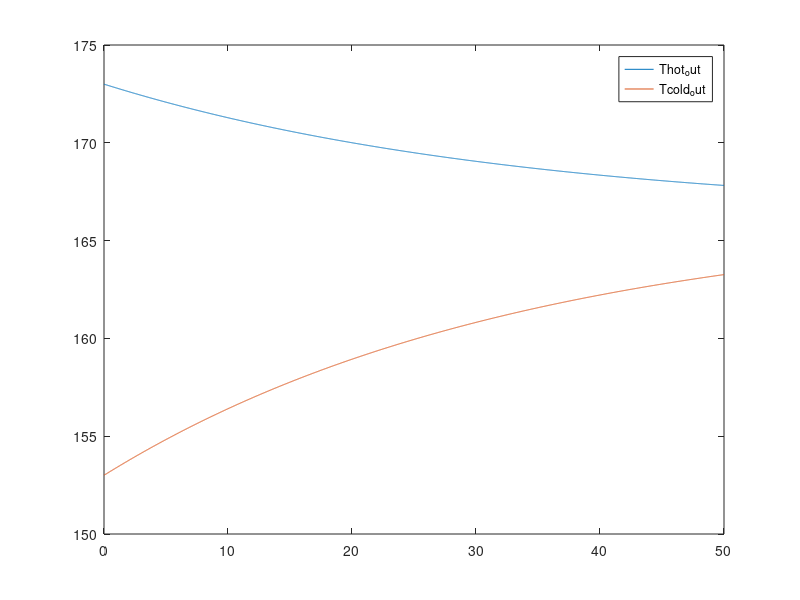
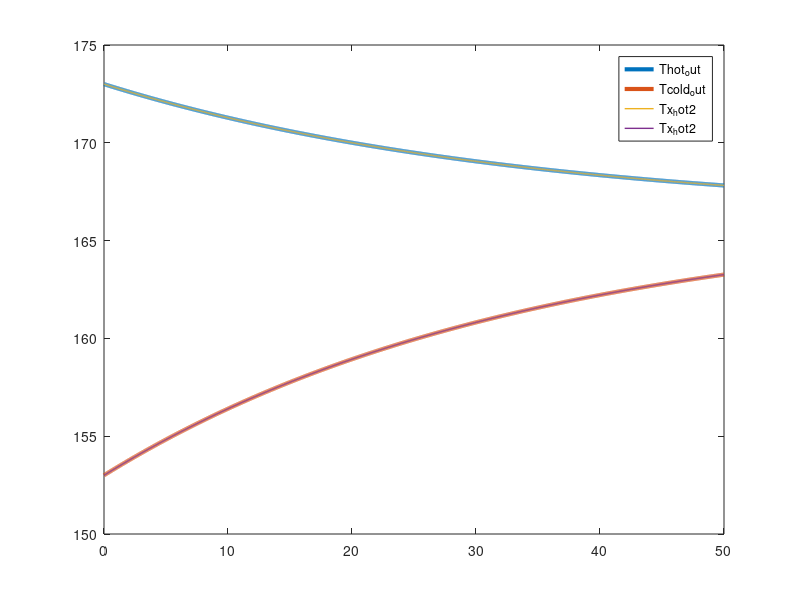

Source code (MATLAB) for these figures, in order:
function Two_squares ()
clc;
close all;
pipe_hot = GetPipe_hot();
pipe_cold = GetPipe_cold();


x = 0:0.01:pipe_hot.L;

%[Tx_hot, Tx_cold]=CalcEuler(173, 153, 50, 35, x, pipe_hot, pipe_cold);
[Thot_out, Tcold_out]= FinalTemperatures(173, 153, 50, 35, x, pipe_hot, pipe_cold);
[Tx_hot2, Tx_cold2]=CalcEuler3(173, 153, 50, 35, x, pipe_hot, pipe_cold);
% [Thot_out2, Tcold_out2]= FinalTemperatures2(173, 153, 50, 35, x, pipe_hot, pipe_cold); 

plot (x,Thot_out, x,Tcold_out)
legend('Thot_out', 'Tcold_out')

figure
%plot(x,Tx_hot, 'LineWidth', 1)
%hold on
%plot(x,Tx_cold, 'LineWidth', 1)
%hold on
plot(x,Thot_out, 'LineWidth', 3)
hold on
plot(x,Tcold_out, 'LineWidth', 3)
hold on
plot (x,Tx_hot2, 'LineWidth', 1); 
hold on
plot (x,Tx_cold2, 'LineWidth', 1);
hold on
legend('Thot_out', 'Tcold_out', 'Tx_hot2', 'Tx_hot2')
hold off

end


function lambdatr = lambda_altshul(Re, Eps)

lambdatr=0.11*(Eps+68/Re)^(1/4);

end
% Метод Эйлера
function [Tx_hot, Tx_cold]=CalcEuler(Thot_in, Tcold_in, Ghot, Gcold, x, pipe_hot, pipe_cold)

S_hot= pi * pipe_hot.din^2 / 4;
v_hot=Ghot/(pipe_hot.density*S_hot);
Eps_hot=0.015/pipe_hot.din;
Re_hot=v_hot*pipe_hot.din/pipe_hot.Ny;
lambdatr_hot=lambda_altshul(Re_hot, Eps_hot);

S_cold = pi * pipe_cold.din^2 / 4;
v_cold=Gcold/(pipe_cold.density*S_cold);
Eps_cold=0.015/pipe_cold.din;
Re_cold=v_cold*pipe_cold.din/pipe_cold.Ny;
lambdatr_cold=lambda_altshul(Re_cold, Eps_cold);

k = 1 /(1/pipe_hot.alpha + pipe_hot.wall/pipe_hot.lambda + 1/pipe_cold.alpha);

Tx_hot(1)=Thot_in;
Tx_cold(1)=Tcold_in;
n=length(x);
for i=1:n-1
    t_hot = Tx_hot(i);
    t_cold = Tx_cold(i);
   
    q_hot = -k * (t_hot-t_cold);
    q_cold= k * (t_hot-t_cold);

    P=pi*pipe_hot.douter;

    f_hot=((q_hot)*P/(Ghot*pipe_hot.c))+((lambdatr_hot*v_hot^2)/(2*pipe_hot.din*pipe_hot.c));
    f_cold=((q_cold)*P/(Gcold*pipe_cold.c))+((lambdatr_cold*v_cold^2)/(2*pipe_cold.din*pipe_cold.c));

%     f_hot=(-(4*q_hot)/(pipe_hot.din*pipe_hot.density*pipe_hot.c*v_hot))+((lambdatr_hot*v_hot^2)/(2*pipe_hot.din*pipe_hot.c));
%     f_cold=(-(4*q_cold)/(pipe_cold.din*pipe_cold.density*pipe_cold.c*v_cold))+((lambdatr_cold*v_cold^2)/(2*pipe_cold.din*pipe_cold.c));  
    
    dx = x(i+1) - x(i);
    Tx_hot(i+1)=t_hot+dx*f_hot;
    Tx_cold(i+1)=t_cold+dx*f_cold;
end 
end

% метод Эйлера без трения
function [Tx_hot2, Tx_cold2]=CalcEuler3(Thot_in, Tcold_in, Ghot, Gcold, x, pipe_hot, pipe_cold)

% S_hot= pi * pipe_hot.din^2 / 4;
% v_hot=Ghot/(pipe_hot.density*S_hot);
% 
% S_cold = pi * pipe_cold.din^2 / 4;
% v_cold=Gcold/(pipe_cold.density*S_cold);

k = 1 /(1/pipe_hot.alpha + pipe_hot.wall/pipe_hot.lambda + pipe_cold.wall/pipe_cold.lambda + 1/pipe_cold.alpha);

Tx_hot2(1)=Thot_in;
Tx_cold2(1)=Tcold_in;
n=length(x);
for i=1:n-1
    t_hot = Tx_hot2(i);
    t_cold = Tx_cold2(i);
    q_hot = -k * (t_hot-t_cold);
    q_cold= k * (t_hot-t_cold);

    P=2*pipe_hot.a+2*pipe_hot.wall;

    f_hot=((q_hot)*P/(Ghot*pipe_hot.c));
    f_cold=((q_cold)*P/(Gcold*pipe_cold.c));

%     f_hot=(-(4*q_hot)/(pipe_hot.din*pipe_hot.density*pipe_hot.c*v_hot));
%     f_cold=(-(4*q_cold)/(pipe_cold.din*pipe_cold.density*pipe_cold.c*v_cold));
    
    dx = x(i+1) - x(i);
    Tx_hot2(i+1)=t_hot+dx*f_hot;
    Tx_cold2(i+1)=t_cold+dx*f_cold;
end 
end


% вывод по Исаченко
function [Thot_out, Tcold_out]= FinalTemperatures(Thot_in, Tcold_in, Ghot, Gcold, x, pipe_hot, pipe_cold)

k = 1 /(1/pipe_hot.alpha + pipe_hot.wall/pipe_hot.lambda + pipe_cold.wall/pipe_cold.lambda + 1/pipe_cold.alpha);

Chot=pipe_hot.c*Ghot;
Ccold=pipe_cold.c*Gcold;
m = 1/Chot+1/Ccold;

% P=2*pipe_hot.a+2*pipe_hot.wall;
% F=x*P;

F=2*(x*pipe_hot.a+pipe_hot.a*2*pipe_hot.wall+x*pipe_hot.wall);

Thot_out=Thot_in-(Thot_in-Tcold_in)*(1-exp(-k*F*m))/(1+Chot/Ccold);
Tcold_out=Tcold_in+(Thot_in-Tcold_in)*(1-exp(-k*F*m))/(1+Ccold/Chot);

end

  


% Сформировать параметры трубы 1
function pipe_hot = GetPipe_hot()
pipe_hot.L=50; % длина

pipe_hot.a=0.10; % внутренний стенка

pipe_hot.wall=0.004; % толщина стенки

pipe_hot.lambda=209; % коэффициент теплопроводности

pipe_hot.alpha=52250;% коэффициент теплоотдачи
pipe_hot.c=5477; % теплоемкость
pipe_hot.density = 419; % плотность СПГ
pipe_hot.Eta=0.0000049;% динамическая вязкость
pipe_hot.Ny=pipe_hot.Eta/pipe_hot.density; %кинематическая вязкость

%pipe_hot.k=(2*pipe_hot.lambda)/(pipe_hot.douter*log(pipe_hot.douter/pipe_hot.din)); % коэффициент теплопередачи

end

% Сформировать параметры трубы 2
function pipe_cold = GetPipe_cold()
pipe_cold.L=50; % длина

pipe_cold.a=0.1; % внутренний диаметр

pipe_cold.wall=0.004; % толщина стенки

pipe_cold.lambda=209; % коэффициент теплопроводности

pipe_cold.alpha=52250; % коэффициент теплоотдачи
pipe_cold.c=3950; % теплоемкость
pipe_cold.density =1349; % плотность азота
pipe_cold.Eta=0.0000129;% динамическая вязкость
pipe_cold.Ny=pipe_cold.Eta/pipe_cold.density; %кинематическая вязкость

%pipe_cold.k=(2*pipe_cold.lambda)/(pipe_cold.douter*log(pipe_cold.douter/pipe_cold.din)); % коэффициент теплопередачи

end